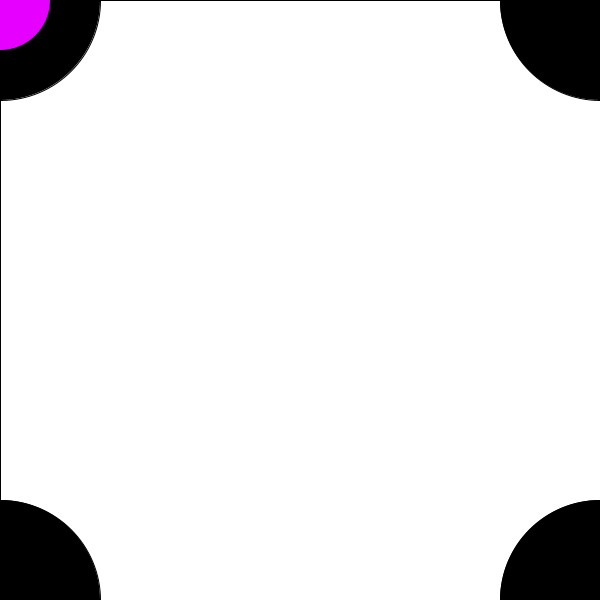
Frame 1 (no input)
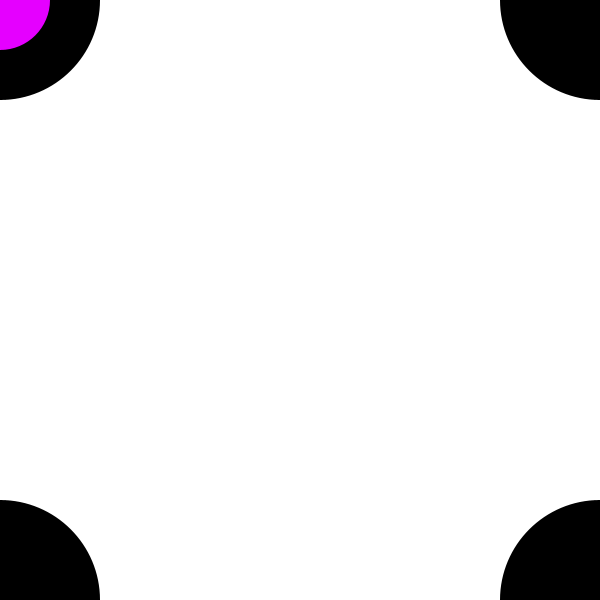
Frame 60 (the mouse pressed at the canvas centre just before this capture)
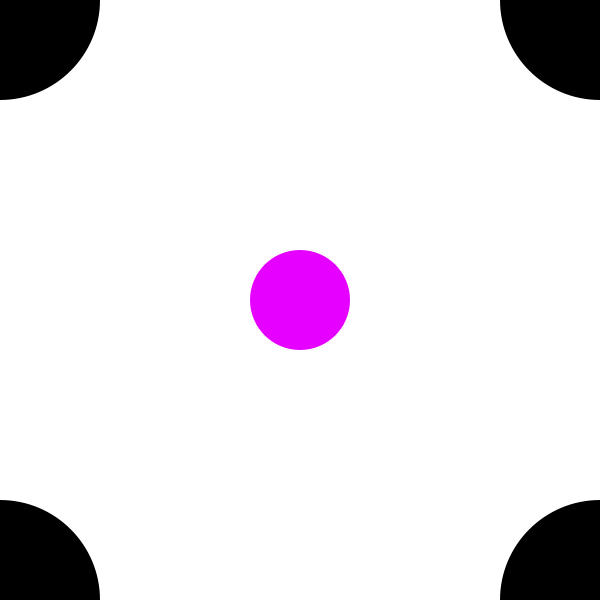
Frame 120 (the mouse held since frame 60 and released just before this capture)

The Processing sketch that drew these frames (run headless with seeded random() and noise(); from frame 60 on, the mouse is pressed at the canvas centre):

// Processing sketch: processing_44347
// ── processing_44347.pde

void setup() {
  size(600, 600);
  smooth();
  

}


 void draw(){

drawCross();}

void drawCross(){   
  fill(255);
  rect(0, 0, width, height);
  fill(0);
  ellipse(0, 0, 200, 200);
  ellipse(600, 0, 200, 200);
  ellipse(0, 600, 200, 200);
  ellipse(600, 600, 200, 200);
noStroke();
  fill(#E500FF);
  ellipse(mouseX, mouseY, 100, 100);
}
